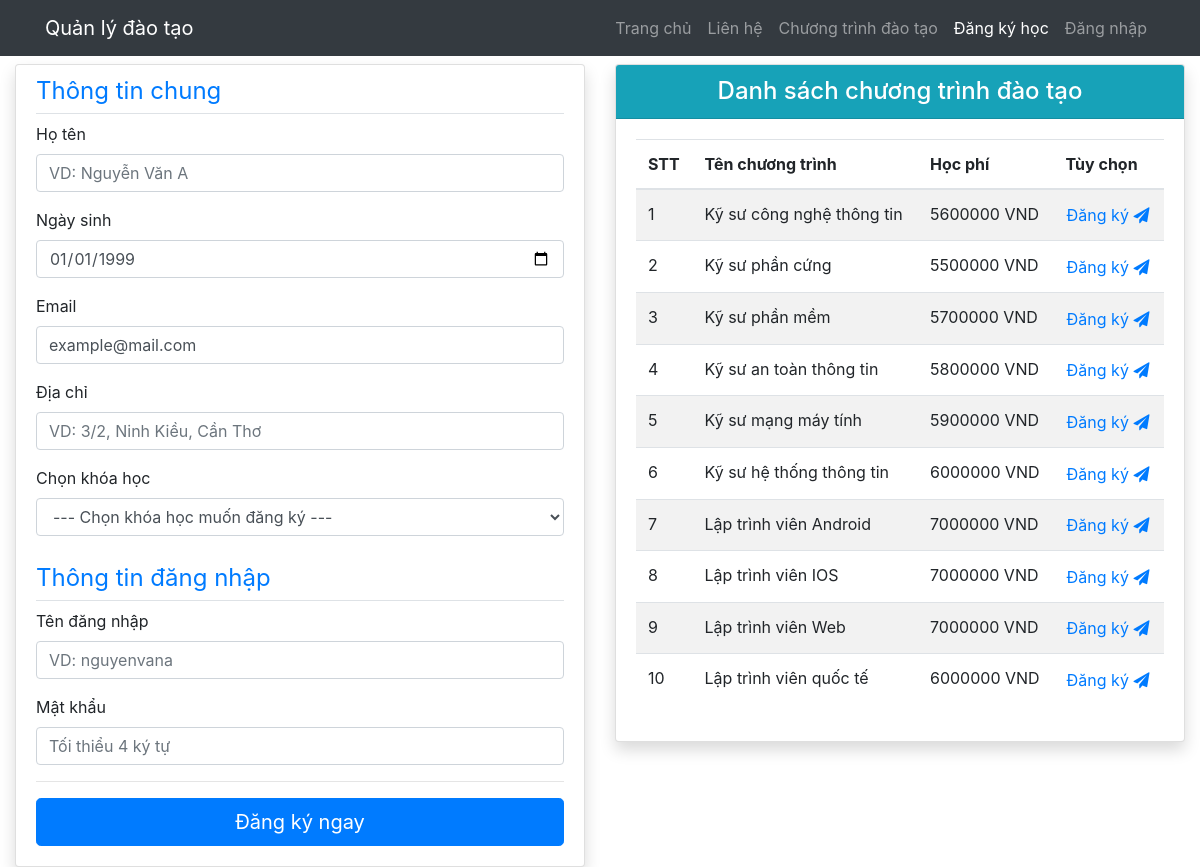
The page /views/register.php on the database as committed earlier.
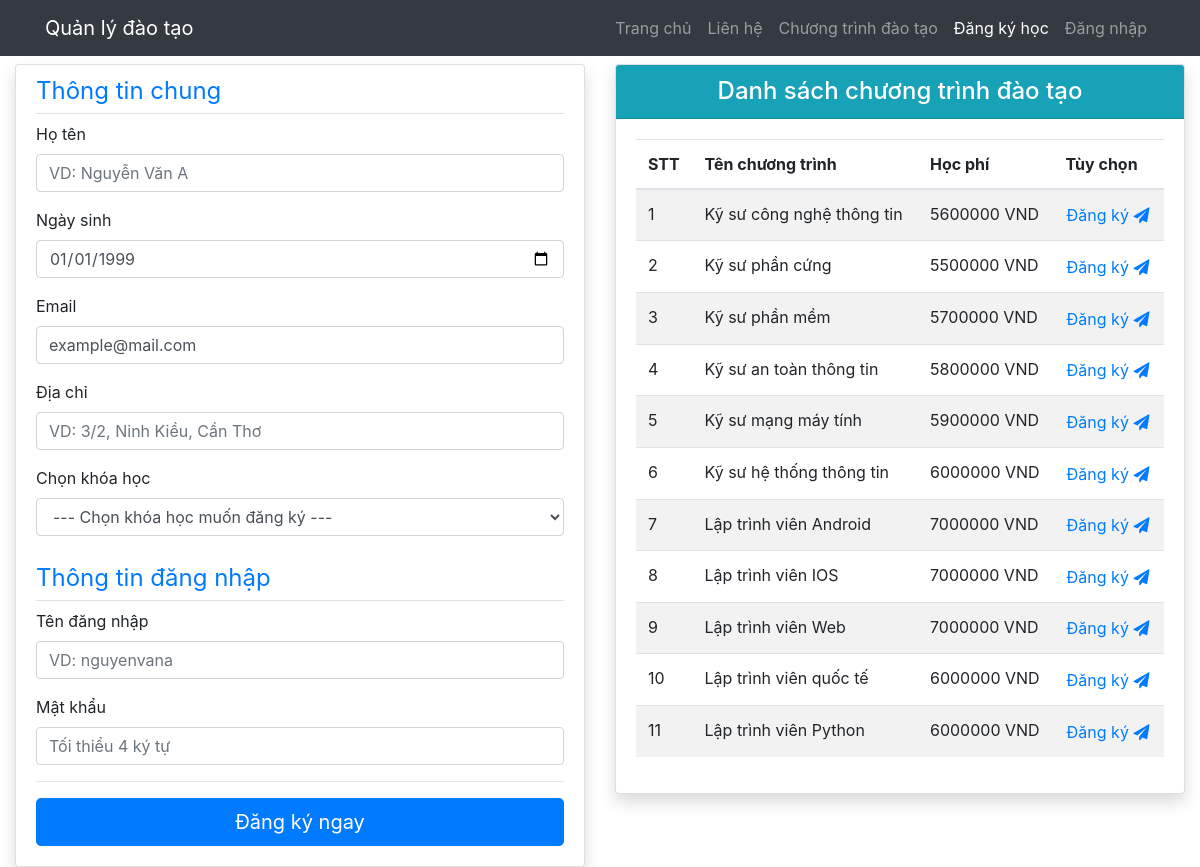
The same page on the database as committed later.
### tables this page shows
CREATE TABLE `programs` (
  `id` int(11) NOT NULL,
  `name` varchar(100) NOT NULL,
  `duration` varchar(50) DEFAULT '4 năm',
  `begin_at` date DEFAULT curdate(),
  `tuition` decimal(12,0) DEFAULT 0,
  `manager_acc` varchar(50) DEFAULT NULL
);

### php/program/get_all.php (called while the page is built)
<?php
	require_once '../php/connection.php';
	$sql = "SELECT *, DATE_FORMAT(begin_at, '%d/%m/%Y') as begin_at FROM programs";
	$result = $conn->query($sql);
?>

### views/register.php (the view, shortened to what this page needs)
<!DOCTYPE html>
<html lang="en">
<head>
	<link rel="stylesheet" href="https://maxcdn.bootstrapcdn.com/bootstrap/4.3.1/css/bootstrap.min.css">
	<link rel="stylesheet" href="https://stackpath.bootstrapcdn.com/font-awesome/4.7.0/css/font-awesome.min.css">
</head>
<body>
	<nav class="navbar navbar-expand-lg navbar-dark bg-dark static-top">
	  <div class="container">
	    <a class="navbar-brand" href="/">Quản lý đào tạo</a>
	      <ul class="navbar-nav ml-auto">
	        <li class="nav-item">
	          <a class="nav-link" href="/">Trang chủ</a>
	        </li>
	        <li class="nav-item">
	          <a class="nav-link" href="#">Liên hệ</a>
	        </li>
	        <li class="nav-item">
	          <a class="nav-link" href="program_list.php">Chương trình đào tạo</a>
	        </li>
	        <li class="nav-item active">
	          <a class="nav-link" href="/views/register.php">Đăng ký học</a>
	        </li>
	        <li class="nav-item">
	          <a class="nav-link" href="/views/login.php">Đăng nhập</a>
	        </li>
	      </ul>
	  </div>
	</nav>
	<div class="container-fluid">
		<div class="row">
			<div class="col-6 pt-2">
				<div class="card shadow">
					<div class="card-body pt-2">
						<form id="js-register-form" action="/php/student/register_program.php" method="POST">
							<legend class="pb-1 mb-2 border-bottom text-primary">Thông tin chung</legend>
							<fieldset class="form-group">
								<label>Họ tên</label>
								<input type="text" name="name" class="form-control" placeholder="VD: Nguyễn Văn A" required autofocus>
							</fieldset>
							<fieldset class="form-group">
								<label>Ngày sinh</label>
								<input type="date" name="birthday" class="form-control" placeholder="VD: Nguyễn Văn A" id="inp-bday">
							</fieldset>
							<fieldset class="form-group">
								<label>Email</label>
								<input type="text" id="inp-email" name="email" class="form-control" placeholder="VD: example@mail.com" value="example@mail.com" pattern="[^@]+@[^\.]+\..+" title="Email không hợp lệ !">
							</fieldset>
							<fieldset class="form-group">
								<label>Địa chỉ</label>
								<input type="text" name="address" class="form-control" placeholder="VD: 3/2, Ninh Kiều, Cần Thơ">
							</fieldset>
							<fieldset class="form-group">
								<label>Chọn khóa học</label>
								<select id="sel-program" name="program_id" class="form-control" required>
									<option value="" disabled selected>--- Chọn khóa học muốn đăng ký ---</option>
									<?php require '../php/program/get_name.php'; ?>
								</select>
							</fieldset>
							<legend class="pb-1 mt-4 mb-2 border-bottom text-primary">Thông tin đăng nhập</legend>
							<fieldset class="form-group">
								<label>Tên đăng nhập</label>
								<input type="text" name="username" id="inp-username" class="form-control" placeholder="VD: nguyenvana" maxlength="20" required>
							</fieldset>
							<fieldset class="form-group">
								<label>Mật khẩu</label>
								<input type="password" name="password" class="form-control" placeholder="Tối thiểu 4 ký tự" minlength="4" required>
							</fieldset>
							<hr>
							<button type="submit" name="submit-btn" id="btn-submit" class="btn btn-primary btn-lg btn-block">Đăng ký ngay</button>
						</form>
					</div>
				</div>
			</div>
			<div class="col-md-6">
				<div class="card mt-2 shadow">
					<div class="card-header bg-info text-white">
						<h4 class="text-center mb-0">Danh sách chương trình đào tạo</h4>
					</div>
					<div class="card-body">
						<table class="table table-inverse table-hover table-striped">
							<thead>
								<tr>
									<th>STT</th>
									<th>Tên chương trình</th>
									<th>Học phí</th>
									<th>Tùy chọn</th>
								</tr>
							</thead>
							<tbody>
								<?php
								require '../php/program/get_all.php';
								$i = 1;
								while($row = $result->fetch_assoc()) {
									echo
									'<tr>
									<td>'.$i++.'</td>
									<td>'.$row['name'].'</td>
									<td>'.$row['tuition'].' VND</td>
									<td><button onclick="setProgram('.$row['id'].')" class="btn btn-link p-0">
										Đăng ký <i class="fa fa-paper-plane"></i></button>
									</td>
									</tr>';
								}
								?>
							</tbody>
						</table>
					</div>
				</div>
			</div>
		</div>
	</div>
</body>
</html>

Rows that differ between the two databases and show on the page:
added programs: name "Lập trình viên Python", tuition "6000000"
